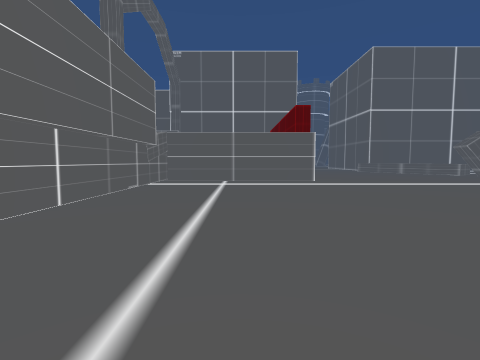
[1] (above)

20 first-person views from a walk through a Unity game level. The camera is 1.2 m above the floor, tilts 4° down and sees 85° across. The floor is counted in squares, 2 m on a side. Each view is taken from the middle of a square. On the plan, view 1 faces up. The plan holds only what a view shows up to about 9 squares ahead; the rest is blank. The place goes on beyond the plan. The player is left out.

[2]
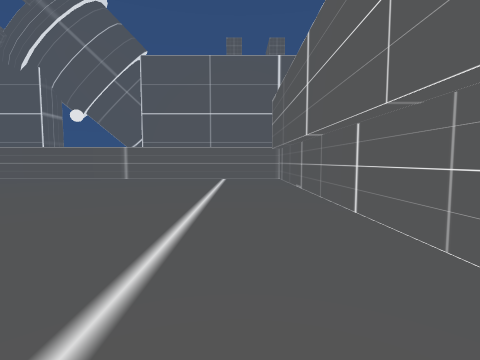

[3]
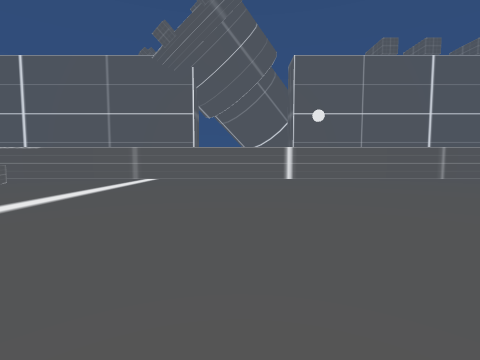

[4]
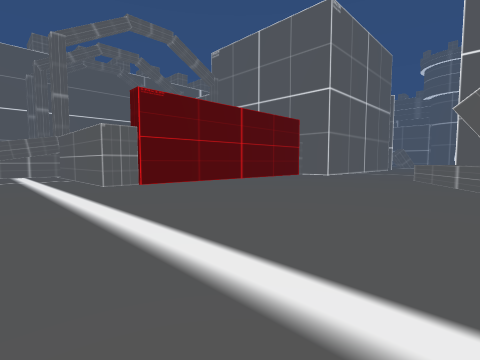

[5]
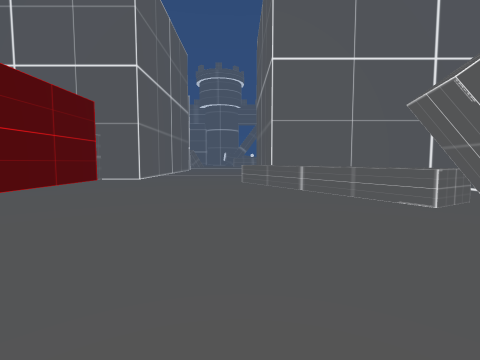

[6]
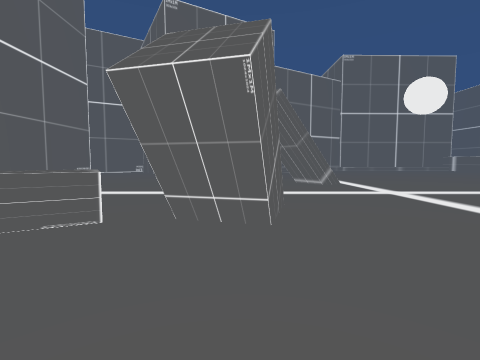

[7]
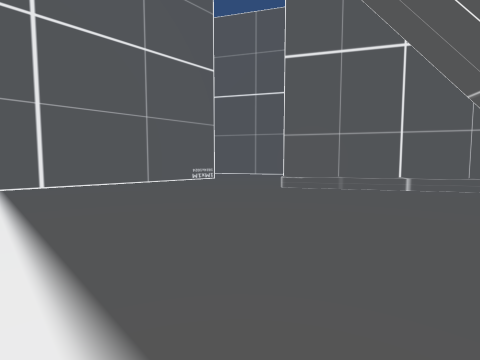

[8]
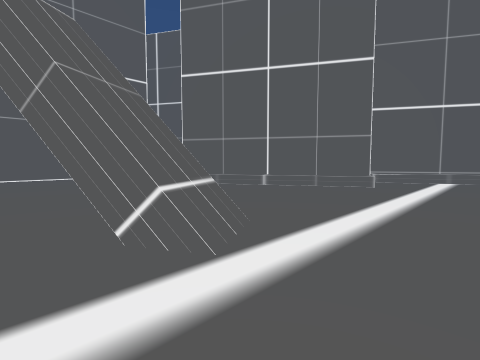

[9]
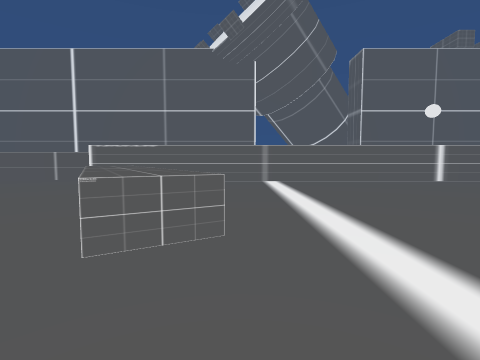

[10]
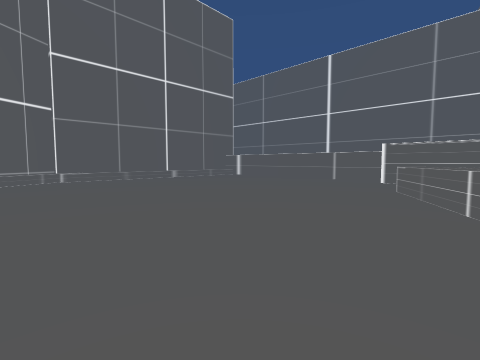

[11]
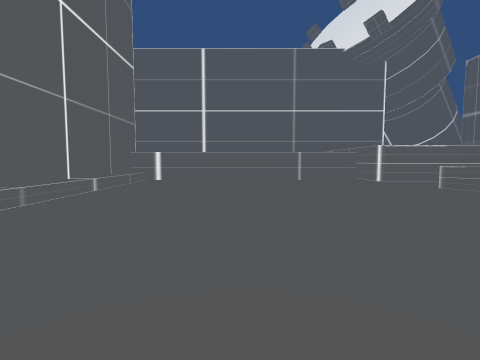

[12]
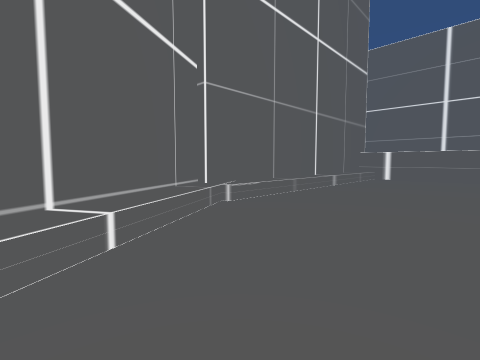

[13]
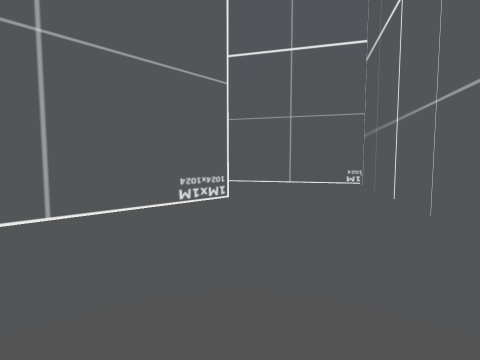

[14]
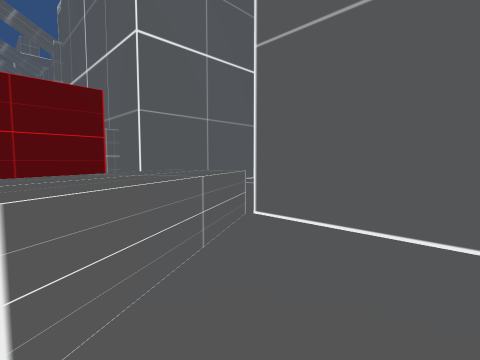

[15]
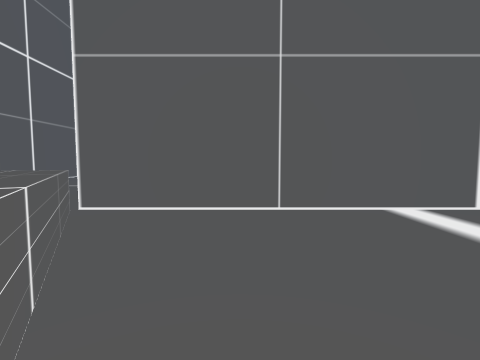

[16]
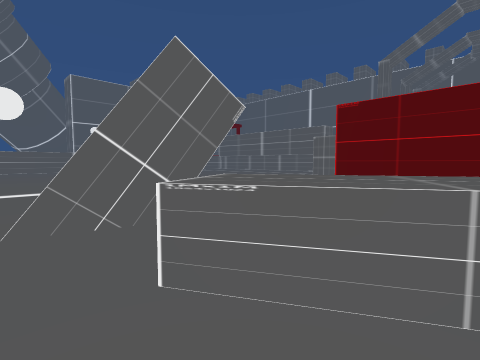

[17]
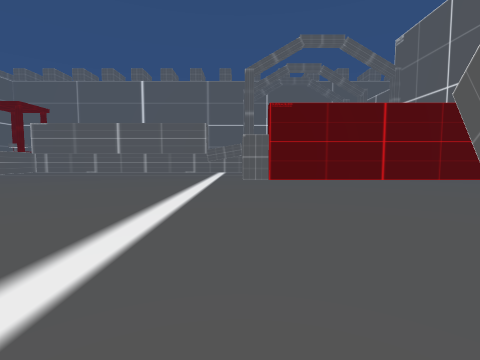

[18]
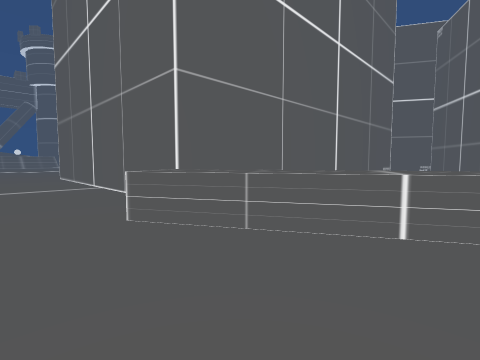

[19]
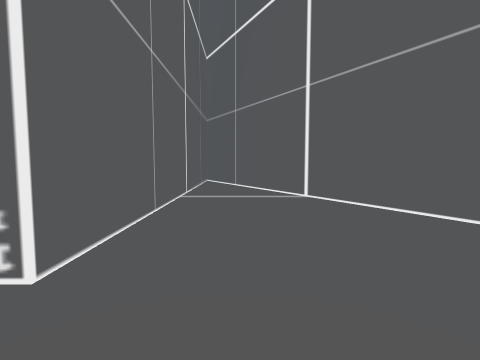

[20]
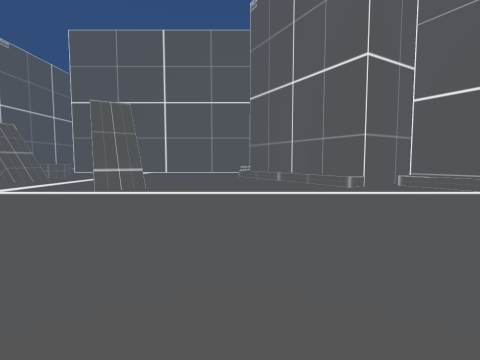

### Floor plan
Key: @ floor where view 1 was taken; # wall or solid block; x gap in a wall; . floor; / step, stairs or slope; = window, fence, low wall or low ledge; ^ raised ledge.
Columns run from 3 left of view 1 to 25 right of it. Each row starts with its distance up from view 1.
 21       # ...#         #.#
 20       # ...#         #.##
 19       # ...#         #..#
 18       #  ..#         #..##
 17      ##....###########...#
 16      #....=^.............#
 15      #.....^............##
 14      #.....^^.........###
 13      #......^......./##
 12      #......^^....../##
 11      #......x......../#
 10      #......##=.......##
  9      #................/###
  8 ######...........#.....//##
  7 #......................../#
  6 #.........................##
  5 #........................./##
  4 #........................../#
  3 #...............=^........./#
  2 #................^^......../#
  1 #................^^......../#
  0 #..@..............^^......./#
 -1 #..................^......./#
 -2 #........................../#
 -3 #####################....../#
 -4                     #^^^^^^^^

Positions as (right, up) in squares from view 1, and headings:
1: (0, 0), facing up
2: (-1, 6), facing down
3: (9, 6), facing down
4: (9, 6), facing up-left
5: (7, 8), facing up
6: (7, 10), facing right
7: (12, 9), facing up-right
8: (13, 6), facing up-right
9: (13, 5), facing down
10: (15, 5), facing down-right
11: (21, 5), facing down
12: (21, 6), facing down-right
13: (15, 13), facing up-right
14: (10, 14), facing up-left
15: (10, 13), facing up
16: (11, 13), facing down-left
17: (11, 8), facing left
18: (6, 13), facing up-right
19: (19, 15), facing up
20: (17, 2), facing up
